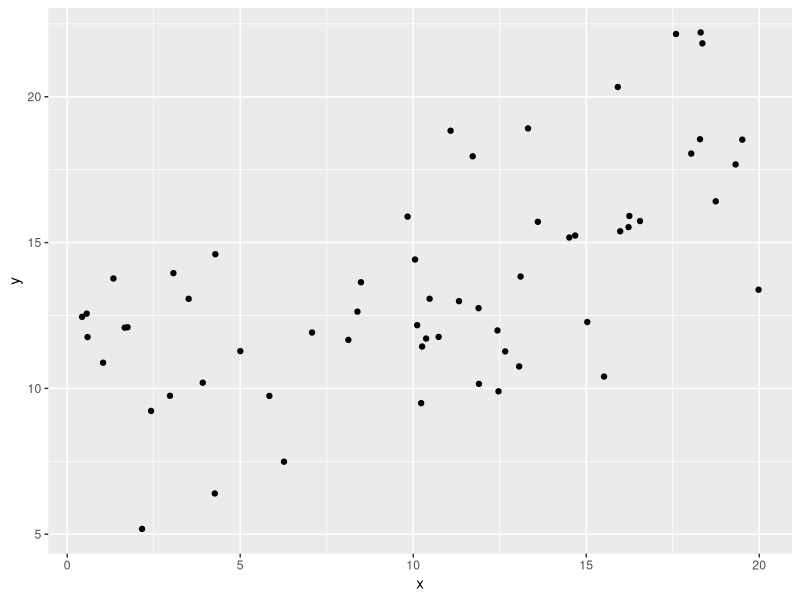
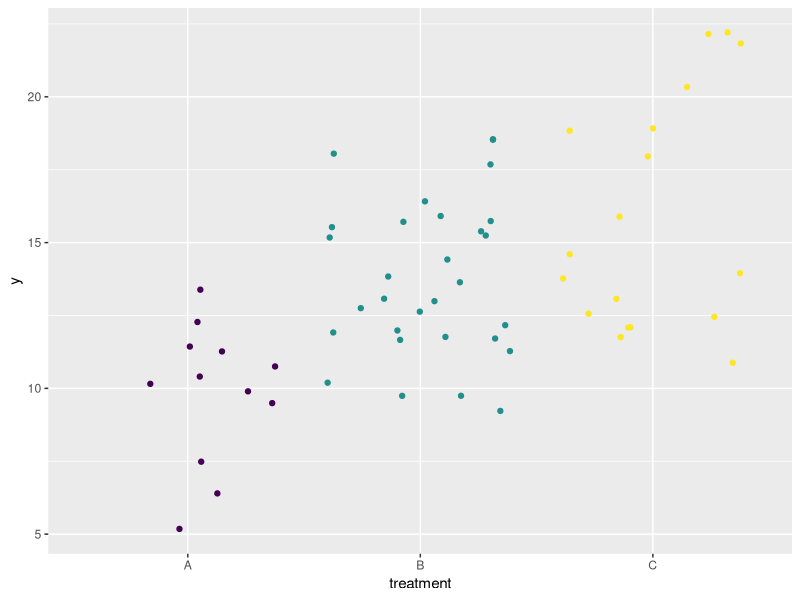
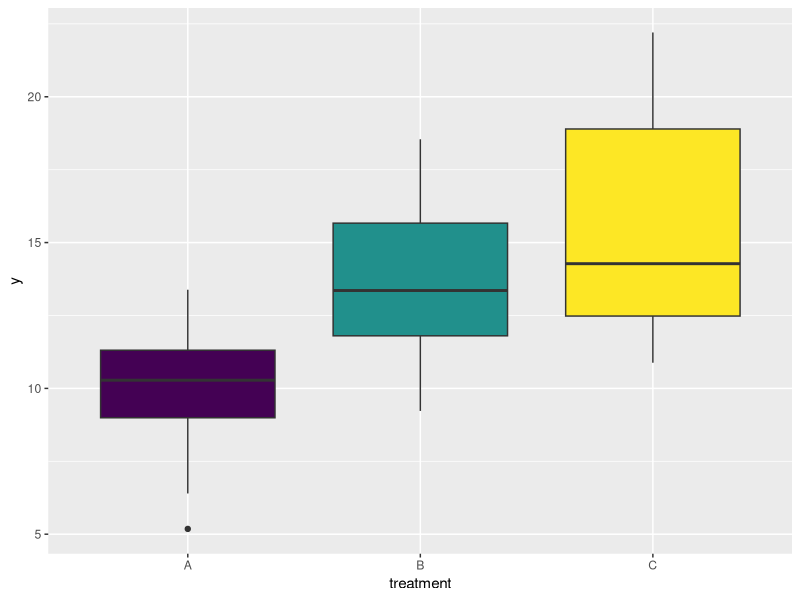
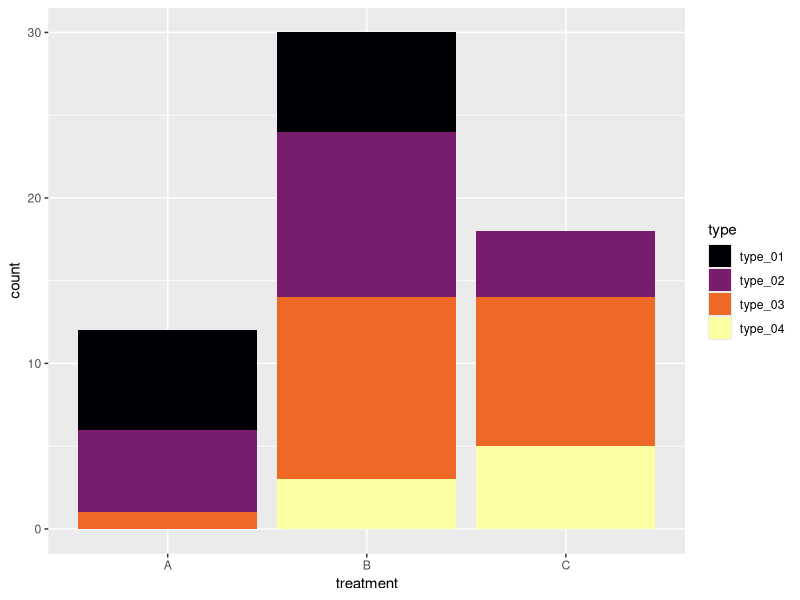
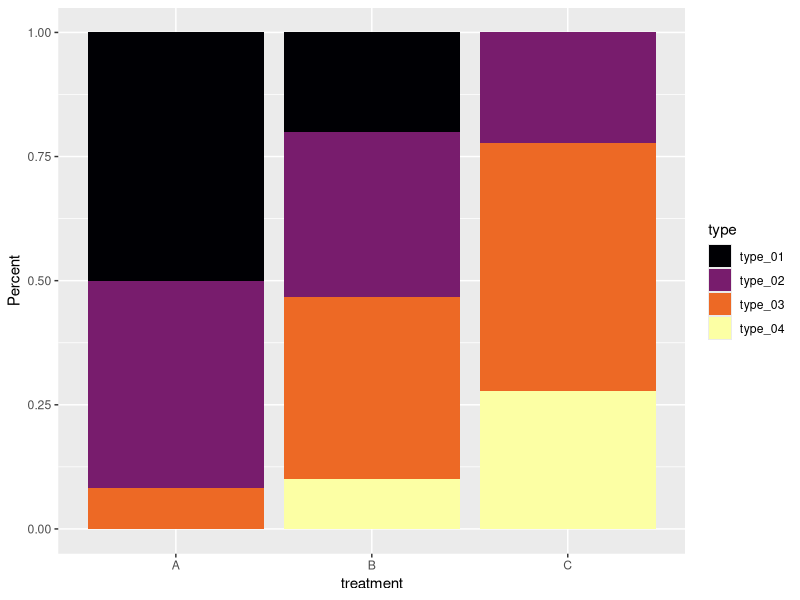
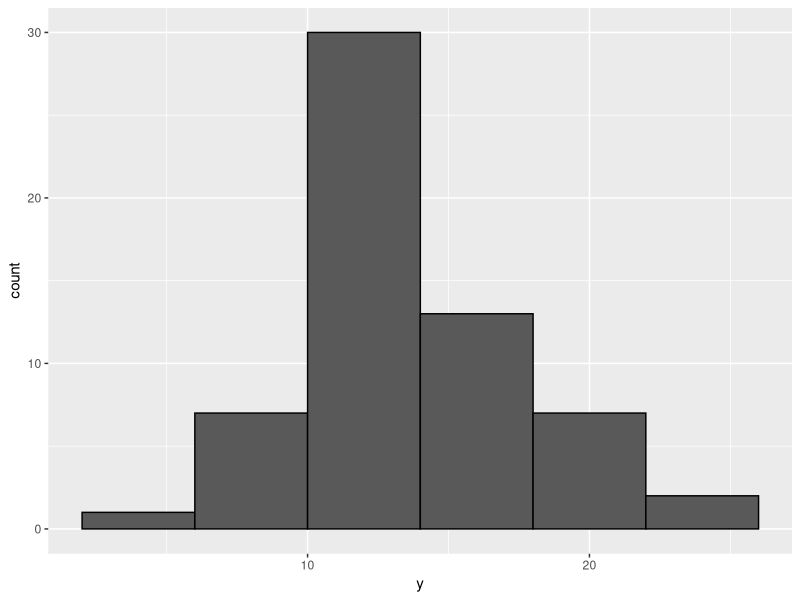
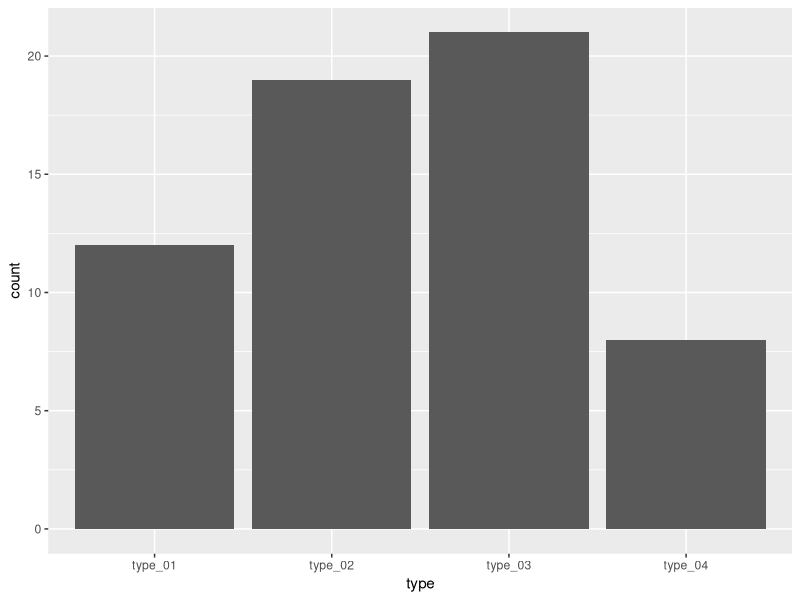
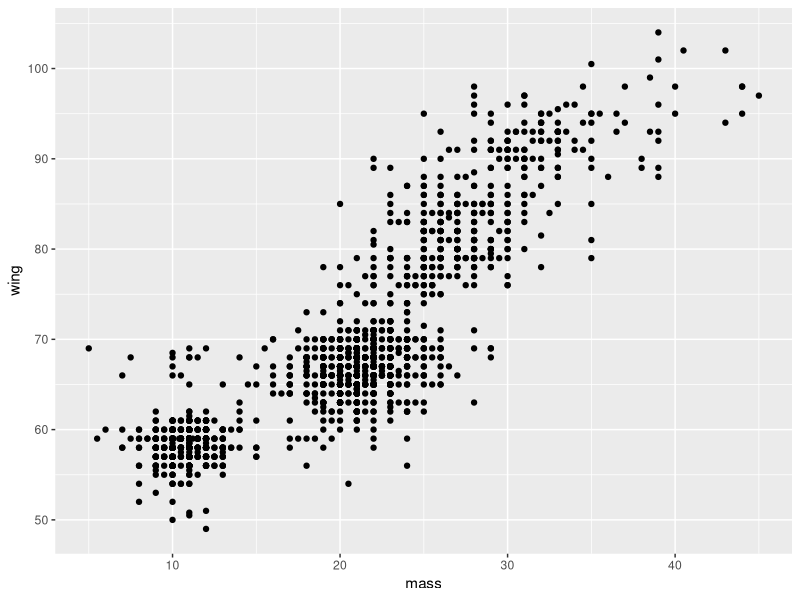

R code for these plots, in order:
## ---- chunk 1
knitr::opts_chunk$set(echo = FALSE, warning = FALSE)
library(cowplot)
library(ggplot2)
library(scales)
library(dplyr)
library(tidyr)

x <- read.csv("../data/Focal_Bird_Morphology.csv")
xname <- data.frame(species = tolower(c("JAWE", "RBLE",
                                        "RVBU", "RWBU",
                                        "WRSH")),
                    full_name = c("Japanese white-eye", "red-billed leiothrix",
                                  "red-vented bulbul", "red-whiskered bulbul",
                                  "white-rumped shama"))

x <- full_join(x, xname)
## ---- chunk 2
set.seed(200)
dat <- data.frame(treatment = rep(LETTERS[1:3], c(12, 30, 18)))

dat$type <- as.factor(dat$treatment) |>
    as.numeric() |>
    rnorm(nrow(dat), mean = _) |>
    cut(breaks = 4) |>
    as.numeric() |>
    (\(x) paste0("type_0", x))()

dat$x <- runif(nrow(dat), 0, 20)
dat$y <- 0.5 * dat$x + 4 * as.numeric(as.factor(dat$treatment)) + rnorm(nrow(dat))


ggplot(dat, aes(x = x, y = y)) +
    geom_point()
## ---- chunk 3
ggplot(dat, aes(x = treatment, y = y, color = treatment)) +
    geom_jitter() +
    scale_color_viridis_d() +
    theme(legend.position = "none")
## ---- chunk 4
ggplot(dat, aes(x = treatment, y = y, fill = treatment)) +
    geom_boxplot() +
    scale_fill_viridis_d() +
    theme(legend.position = "none")

## ---- chunk 5
ggplot(dat, aes(x = treatment, fill = type)) +
    geom_bar() +
    scale_fill_viridis_d(option = "inferno")

## ---- chunk 6
ggplot(dat, aes(x = treatment, fill = type)) +
    geom_bar(position = "fill") +
    scale_fill_viridis_d(option = "inferno") +
    ylab("Percent")
## ---- chunk 7
ggplot(dat, aes(x = y)) +
    geom_histogram(color = "black", binwidth = 4)

## ---- chunk 8
ggplot(dat, aes(x = type)) +
    geom_bar()

## ---- chunk 9
# Data on morphology of some non-native birds in Hawaiʻi
# from Gleditsch & Sperry (2020) *Ecology and Evolution*
birds <- read.csv("../data/bird_morpho.csv")
head(birds)
## ---- chunk 10
gp1 <- ggplot(birds, aes(x = mass, y = wing)) +
    geom_point()


gp2 <- ggplot(birds, aes(x = mass, y = wing)) +
    geom_point(size = 2, alpha = 0.5) +
    xlab("Body mass (g)") +
    ylab("Wing length (mm)") +
    geom_smooth(method = "lm", formula = y ~ x, se = FALSE) +
    theme_cowplot() +
    theme(axis.text = element_text(size = 18),
          axis.title = element_text(size = 20))
## ---- chunk 11
gp1
## ---- chunk 12
gp2
## ---- chunk 13
bd <- birds[birds$species %in% c("rwbu", "wrsh", "jawe"), ]

ggplot(bd, aes(x = full_name, y = mass, fill = full_name)) +
    geom_bar(stat = "summary", fun = "mean") +
    theme(legend.position = "none") +
    xlab("") + ylab("Mass (g)") +
    scale_fill_viridis_d() +
    scale_x_discrete(labels = function(x) {
        strwrap(x, width = 10, simplify = FALSE) |>
            sapply(FUN = paste, collapse = "\n")
    })
## ---- chunk 14
ggplot(bd, aes(x = full_name, y = mass, color = species)) +
    geom_point() +
    theme(legend.position = "none") +
    xlab("") + ylab("Mass (g)") +
    scale_color_viridis_d() +
    scale_x_discrete(labels = function(x) {
        strwrap(x, width = 10, simplify = FALSE) |>
            sapply(FUN = paste, collapse = "\n")
    })
## ---- chunk 15
ggplot(bd, aes(x = full_name, y = mass, color = species)) +
    geom_jitter(alpha = 0.5) +
    scale_color_viridis_d() +
    theme(legend.position = "none") +
    xlab("") + ylab("Mass (g)") +
    scale_x_discrete(labels = function(x) {
        strwrap(x, width = 10, simplify = FALSE) |>
            sapply(FUN = paste, collapse = "\n")
    })
## ---- chunk 16
d <- data.frame(Treatment = rep(c("control", "low dose", "high dose"),
                            each = 20))

set.seed(123)

d$Response <- rnorm(nrow(d))

d$Response[d$Treatment == "control"] <-
    d$Response[d$Treatment == "control"] + 3
d$Response[d$Treatment == "low dose"] <-
    d$Response[d$Treatment == "low dose"] + 8

d$Response[d$Treatment == "high dose"] <-
    d$Response[d$Treatment == "high dose"] + 10

pal <- hsv(c(0.08, 0.12, 0.8),
           c(1.0, 0.7, 1.0),
           c(0.8, 0.9, 0.4))
ggplot(d, aes(Treatment, Response, color = Treatment)) +
    geom_jitter() +
    scale_color_manual(values = pal[c(3, 1, 2)])
## ---- chunk 17
d$Treatment <- factor(d$Treatment,
                      levels = c("control", "low dose", "high dose"))
gtrial <- ggplot(d, aes(Treatment, Response, color = Treatment)) +
    geom_jitter() +
    scale_color_manual(values = pal[c(3, 1, 2)])

gtrial
## ---- chunk 18
gtrial + scale_y_continuous(limits = c(0, 400))
## ---- chunk 19
gtrial + scale_y_continuous(limits = c(0, 400))
## ---- chunk 20
ggplot(birds, aes(x = full_name)) +
    geom_bar() +
    xlab("") +
    ylab("Sample size")
## ---- chunk 21
ggplot(birds, aes(y = full_name)) +
    geom_bar() +
    xlab("Sample size") +
    ylab("")
## ---- chunk 22
birds$full_name <- factor(birds$full_name,
                          levels = names(sort(table(birds$full_name))))
ggplot(birds, aes(y = full_name)) +
    geom_bar() +
    xlab("Sample size") +
    ylab("")
## ---- chunk 23
gp3 <- ggplot(bd, aes(x = mass, y = wing, color = species)) +
    geom_point() +
    xlab("Body mass (g)") +
    ylab("Wing length (mm)") +
    theme_cowplot() +
    theme(axis.text = element_text(size = 18),
          axis.title = element_text(size = 20),
          legend.position = c(0.6, 0.2))


plot_grid(
    gp3 + ggtitle("no color blindness"),
    gp3 + scale_color_manual(values = c("#A59A71", "#908048", "#768FF5")) +
        ggtitle("red-green"),
    gp3 + scale_color_manual(values = c("#ED7377", "#51B293", "#60ADB7")) +
        ggtitle("blue-yellow"),
    nrow = 1
)
